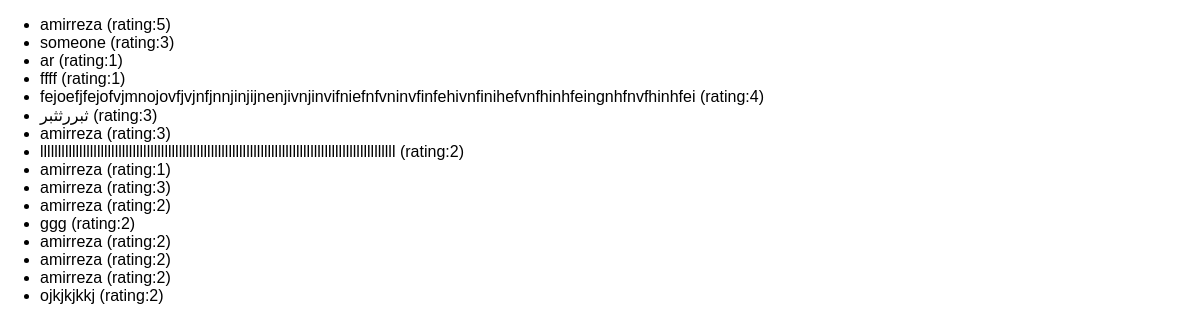
The app's page /reviews with its own data.
### reviews/models.py (models this page shows)
class Review(models.Model):
     user_name=models.CharField(max_length=100)
     review_text=models.TextField()
     rating=models.IntegerField()

### reviews/views.py (the view)
# urls.py: path("reviews",views.ReviewsListView.as_view()),
class ReviewsListView(ListView):
    template_name = "reviews/review_list.html"
    model = Review
    context_object_name = "reviews"

### reviews/templates/reviews/review_list.html (shortened to what this page needs)
{% extends "reviews/base.html" %}
{% block content %}
    <ul>
        {% for review in reviews %}
            <li>{{ review.user_name }} (rating:{{ review.rating }})</li>
        {% endfor %}
    </ul>
{% endblock %}

### reviews/static/reviews/styles.css (style rules this page uses)
body { font-family: sans-serif; margin: 0; }

### records on screen
Review: user_name "amirreza", rating "5"
Review: user_name "someone", rating "3"
Review: user_name "ar", rating "1"
Review: user_name "ffff", rating "1"
Review: user_name "fejoefjfejofvjmnojovfjvjnfjnnjinjijnenjivnjinvifniefnfvninvfinfehivnfinihefvnfhinhfeingnhfnvfhinhfei", rating "4"
Review: user_name "ثبررثثبر", rating "3"
Review: user_name "amirreza", rating "3"
Review: user_name "llllllllllllllllllllllllllllllllllllllllllllllllllllllllllllllllllllllllllllllllllllllllllllllllllll", rating "2"
Review: user_name "amirreza", rating "1"
Review: user_name "amirreza", rating "3"
Review: user_name "amirreza", rating "2"
Review: user_name "ggg", rating "2"
Review: user_name "amirreza", rating "2"
Review: user_name "amirreza", rating "2"
Review: user_name "amirreza", rating "2"
Review: user_name "ojkjkjkkj", rating "2"
